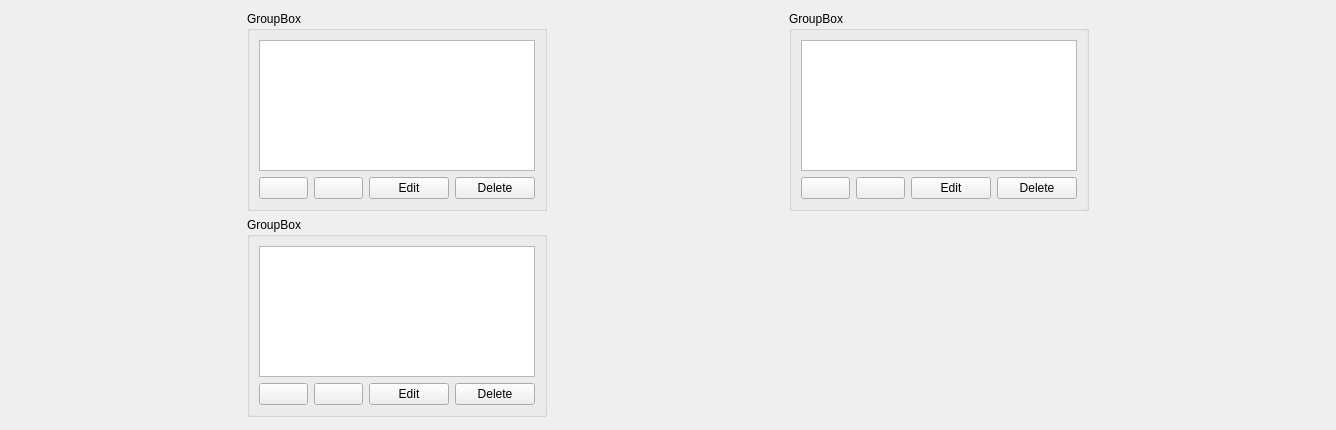
                 <widget class="QWidget" name="scrollAreaWidgetContents_4">
                  <property name="geometry">
                   <rect>
                    <x>0</x>
                    <y>0</y>
                    <width>1336</width>
                    <height>430</height>
                   </rect>
                  </property>
                  <layout class="QGridLayout" name="gridLayout">
                   <item row="1" column="0">
                    <widget class="QGroupBox" name="groupBox_19">
                     <property name="sizePolicy">
                      <sizepolicy hsizetype="Maximum" vsizetype="Maximum">
                       <horstretch>0</horstretch>
                       <verstretch>0</verstretch>
                      </sizepolicy>
                     </property>
                     <property name="minimumSize">
                      <size>
                       <width>300</width>
                       <height>200</height>
                      </size>
                     </property>
                     <property name="maximumSize">
                      <size>
                       <width>300</width>
                       <height>200</height>
                      </size>
                     </property>
                     <property name="title">
                      <string>GroupBox</string>
                     </property>
                     <layout class="QVBoxLayout" name="verticalLayout_33">
                      <item>
                       <widget class="QGraphicsView" name="graphicsView_22"/>
                      </item>
                      <item>
                       <layout class="QHBoxLayout" name="horizontalLayout_45">
                        <item>
                         <widget class="QPushButton" name="pushButton_52">
                          <property name="text">
                           <string/>
                          </property>
                          <property name="icon">
                           <iconset theme="QIcon::ThemeIcon::GoPrevious"/>
                          </property>
                         </widget>
                        </item>
                        <item>
                         <widget class="QPushButton" name="pushButton_53">
                          <property name="text">
                           <string/>
                          </property>
                          <property name="icon">
                           <iconset theme="QIcon::ThemeIcon::GoNext"/>
                          </property>
                         </widget>
                        </item>
                        <item>
                         <widget class="QPushButton" name="pushButton_54">
                          <property name="text">
                           <string>Edit</string>
                          </property>
                          <property name="icon">
                           <iconset theme="QIcon::ThemeIcon::DocumentProperties"/>
                          </property>
                         </widget>
                        </item>
                        <item>
                         <widget class="QPushButton" name="pushButton_55">
                          <property name="text">
                           <string>Delete</string>
                          </property>
                          <property name="icon">
                           <iconset theme="QIcon::ThemeIcon::EditDelete"/>
                          </property>
                         </widget>
                        </item>
                       </layout>
                      </item>
                     </layout>
                    </widget>
                   </item>
                   <item row="0" column="0">
                    <widget class="QGroupBox" name="groupBox_17">
                     <property name="sizePolicy">
                      <sizepolicy hsizetype="Maximum" vsizetype="Maximum">
                       <horstretch>0</horstretch>
                       <verstretch>0</verstretch>
                      </sizepolicy>
                     </property>
                     <property name="minimumSize">
                      <size>
                       <width>300</width>
                       <height>200</height>
                      </size>
                     </property>
                     <property name="maximumSize">
                      <size>
                       <width>300</width>
                       <height>200</height>
                      </size>
                     </property>
                     <property name="title">
                      <string>GroupBox</string>
                     </property>
                     <layout class="QVBoxLayout" name="verticalLayout_31">
                      <item>
                       <widget class="QGraphicsView" name="graphicsView_20"/>
                      </item>
                      <item>
                       <layout class="QHBoxLayout" name="horizontalLayout_43">
                        <item>
                         <widget class="QPushButton" name="pushButton_44">
                          <property name="text">
                           <string/>
                          </property>
                          <property name="icon">
                           <iconset theme="QIcon::ThemeIcon::GoPrevious"/>
                          </property>
                         </widget>
                        </item>
                        <item>
                         <widget class="QPushButton" name="pushButton_45">
                          <property name="text">
                           <string/>
                          </property>
                          <property name="icon">
                           <iconset theme="QIcon::ThemeIcon::GoNext"/>
                          </property>
                         </widget>
                        </item>
                        <item>
                         <widget class="QPushButton" name="pushButton_46">
                          <property name="text">
                           <string>Edit</string>
                          </property>
                          <property name="icon">
                           <iconset theme="QIcon::ThemeIcon::DocumentProperties"/>
                          </property>
                         </widget>
                        </item>
                        <item>
                         <widget class="QPushButton" name="pushButton_47">
                          <property name="text">
                           <string>Delete</string>
                          </property>
                          <property name="icon">
                           <iconset theme="QIcon::ThemeIcon::EditDelete"/>
                          </property>
                         </widget>
                        </item>
                       </layout>
                      </item>
                     </layout>
                    </widget>
                   </item>
                   <item row="0" column="1">
                    <widget class="QGroupBox" name="groupBox_18">
                     <property name="sizePolicy">
                      <sizepolicy hsizetype="Maximum" vsizetype="Maximum">
                       <horstretch>0</horstretch>
                       <verstretch>0</verstretch>
                      </sizepolicy>
                     </property>
                     <property name="minimumSize">
                      <size>
                       <width>300</width>
                       <height>200</height>
                      </size>
                     </property>
                     <property name="maximumSize">
                      <size>
                       <width>300</width>
                       <height>200</height>
                      </size>
                     </property>
                     <property name="title">
                      <string>GroupBox</string>
                     </property>
                     <layout class="QVBoxLayout" name="verticalLayout_32">
                      <item>
                       <widget class="QGraphicsView" name="graphicsView_21"/>
                      </item>
                      <item>
                       <layout class="QHBoxLayout" name="horizontalLayout_44">
                        <item>
                         <widget class="QPushButton" name="pushButton_48">
                          <property name="text">
                           <string/>
                          </property>
                          <property name="icon">
                           <iconset theme="QIcon::ThemeIcon::GoPrevious"/>
                          </property>
                         </widget>
                        </item>
                        <item>
                         <widget class="QPushButton" name="pushButton_49">
                          <property name="text">
                           <string/>
                          </property>
                          <property name="icon">
                           <iconset theme="QIcon::ThemeIcon::GoNext"/>
                          </property>
                         </widget>
                        </item>
                        <item>
                         <widget class="QPushButton" name="pushButton_50">
                          <property name="text">
                           <string>Edit</string>
                          </property>
                          <property name="icon">
                           <iconset theme="QIcon::ThemeIcon::DocumentProperties"/>
                          </property>
                         </widget>
                        </item>
                        <item>
                         <widget class="QPushButton" name="pushButton_51">
                          <property name="text">
                           <string>Delete</string>
                          </property>
                          <property name="icon">
                           <iconset theme="QIcon::ThemeIcon::EditDelete"/>
                          </property>
                         </widget>
                        </item>
                       </layout>
                      </item>
                     </layout>
                    </widget>
                   </item>
                  </layout>
                 </widget>
